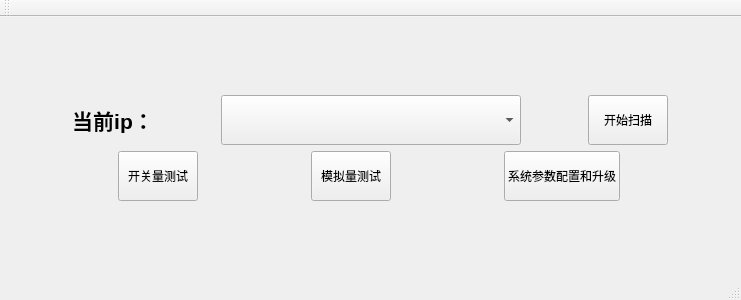
<?xml version="1.0" encoding="UTF-8"?>
<ui version="4.0">
 <class>MainWindow</class>
 <widget class="QMainWindow" name="MainWindow">
  <property name="geometry">
   <rect>
    <x>0</x>
    <y>0</y>
    <width>741</width>
    <height>300</height>
   </rect>
  </property>
  <property name="styleSheet">
   <string notr="true">
font: 500 16pt &quot;宋体&quot;;
</string>
  </property>
  <widget class="QWidget" name="centralWidget">
   <layout class="QVBoxLayout" name="verticalLayout">
    <item>
     <spacer name="verticalSpacer">
      <property name="orientation">
       <enum>Qt::Vertical</enum>
      </property>
      <property name="sizeHint" stdset="0">
       <size>
        <width>20</width>
        <height>40</height>
       </size>
      </property>
     </spacer>
    </item>
    <item>
     <layout class="QHBoxLayout" name="horizontalLayout_2">
      <item>
       <widget class="QLabel" name="label">
        <property name="sizePolicy">
         <sizepolicy hsizetype="Fixed" vsizetype="Preferred">
          <horstretch>0</horstretch>
          <verstretch>0</verstretch>
         </sizepolicy>
        </property>
        <property name="minimumSize">
         <size>
          <width>0</width>
          <height>50</height>
         </size>
        </property>
        <property name="text">
         <string>&lt;html&gt;&lt;head/&gt;&lt;body&gt;&lt;p align=&quot;center&quot;&gt;&lt;span style=&quot; font-size:16pt; font-weight:600;&quot;&gt;当前ip：&lt;/span&gt;&lt;/p&gt;&lt;/body&gt;&lt;/html&gt;</string>
        </property>
       </widget>
      </item>
      <item>
       <widget class="QComboBox" name="comboBox">
        <property name="sizePolicy">
         <sizepolicy hsizetype="Fixed" vsizetype="Fixed">
          <horstretch>0</horstretch>
          <verstretch>0</verstretch>
         </sizepolicy>
        </property>
        <property name="minimumSize">
         <size>
          <width>300</width>
          <height>50</height>
         </size>
        </property>
       </widget>
      </item>
      <item>
       <widget class="QPushButton" name="pushButtonScane">
        <property name="sizePolicy">
         <sizepolicy hsizetype="Fixed" vsizetype="Fixed">
          <horstretch>0</horstretch>
          <verstretch>0</verstretch>
         </sizepolicy>
        </property>
        <property name="minimumSize">
         <size>
          <width>0</width>
          <height>50</height>
         </size>
        </property>
        <property name="text">
         <string>开始扫描</string>
        </property>
        <property name="checkable">
         <bool>false</bool>
        </property>
       </widget>
      </item>
     </layout>
    </item>
    <item>
     <layout class="QHBoxLayout" name="horizontalLayout">
      <item>
       <widget class="QPushButton" name="pushButtonDITest">
        <property name="sizePolicy">
         <sizepolicy hsizetype="Fixed" vsizetype="Fixed">
          <horstretch>0</horstretch>
          <verstretch>0</verstretch>
         </sizepolicy>
        </property>
        <property name="minimumSize">
         <size>
          <width>0</width>
          <height>50</height>
         </size>
        </property>
        <property name="text">
         <string>开关量测试</string>
        </property>
       </widget>
      </item>
      <item>
       <widget class="QPushButton" name="pushButtonAITest">
        <property name="sizePolicy">
         <sizepolicy hsizetype="Fixed" vsizetype="Fixed">
          <horstretch>0</horstretch>
          <verstretch>0</verstretch>
         </sizepolicy>
        </property>
        <property name="minimumSize">
         <size>
          <width>0</width>
          <height>50</height>
         </size>
        </property>
        <property name="text">
         <string>模拟量测试</string>
        </property>
       </widget>
      </item>
      <item>
       <widget class="QPushButton" name="pushButtonSysTest">
        <property name="sizePolicy">
         <sizepolicy hsizetype="Fixed" vsizetype="Fixed">
          <horstretch>0</horstretch>
          <verstretch>0</verstretch>
         </sizepolicy>
        </property>
        <property name="minimumSize">
         <size>
          <width>0</width>
          <height>50</height>
         </size>
        </property>
        <property name="text">
         <string>系统参数配置和升级</string>
        </property>
       </widget>
      </item>
     </layout>
    </item>
    <item>
     <spacer name="verticalSpacer_2">
      <property name="orientation">
       <enum>Qt::Vertical</enum>
      </property>
      <property name="sizeHint" stdset="0">
       <size>
        <width>20</width>
        <height>40</height>
       </size>
      </property>
     </spacer>
    </item>
   </layout>
  </widget>
  <widget class="QMenuBar" name="menuBar">
   <property name="geometry">
    <rect>
     <x>0</x>
     <y>0</y>
     <width>741</width>
     <height>27</height>
    </rect>
   </property>
  </widget>
  <widget class="QToolBar" name="mainToolBar">
   <attribute name="toolBarArea">
    <enum>TopToolBarArea</enum>
   </attribute>
   <attribute name="toolBarBreak">
    <bool>false</bool>
   </attribute>
  </widget>
  <widget class="QStatusBar" name="statusBar"/>
 </widget>
 <layoutdefault spacing="6" margin="11"/>
 <resources/>
 <connections/>
</ui>
